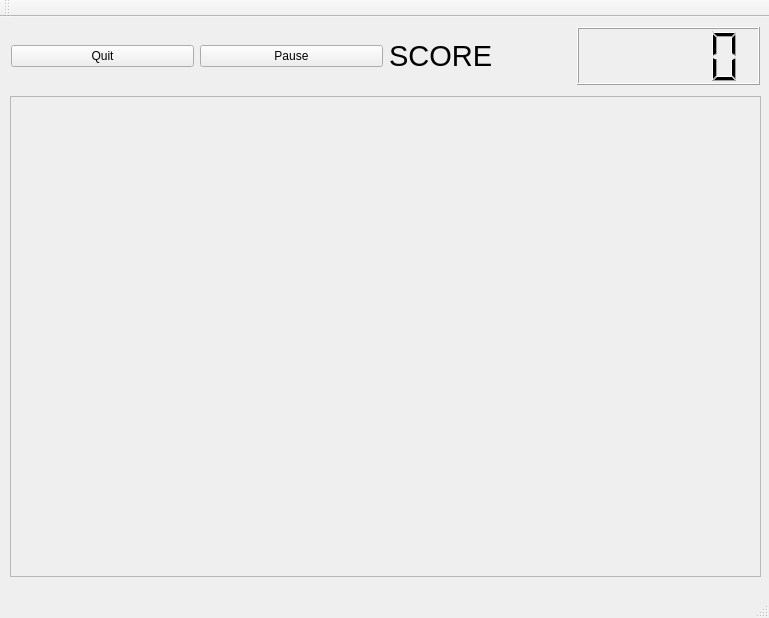
<?xml version="1.0" encoding="UTF-8"?>
<ui version="4.0">
 <class>MainWindow</class>
 <widget class="QMainWindow" name="MainWindow">
  <property name="geometry">
   <rect>
    <x>0</x>
    <y>0</y>
    <width>769</width>
    <height>618</height>
   </rect>
  </property>
  <property name="windowTitle">
   <string>PacMan</string>
  </property>
  <widget class="QWidget" name="centralWidget">
   <widget class="QStackedWidget" name="stackedWidget">
    <property name="geometry">
     <rect>
      <x>0</x>
      <y>-1</y>
      <width>771</width>
      <height>581</height>
     </rect>
    </property>
    <property name="autoFillBackground">
     <bool>false</bool>
    </property>
    <property name="currentIndex">
     <number>1</number>
    </property>
    <widget class="QWidget" name="widget_1">
     <widget class="QWidget" name="verticalLayoutWidget">
      <property name="geometry">
       <rect>
        <x>210</x>
        <y>29</y>
        <width>301</width>
        <height>511</height>
       </rect>
      </property>
      <layout class="QVBoxLayout" name="verticalLayout">
       <item>
        <widget class="QPushButton" name="startButton">
         <property name="text">
          <string>start</string>
         </property>
        </widget>
       </item>
       <item>
        <widget class="QLabel" name="label">
         <property name="font">
          <font>
           <pointsize>22</pointsize>
          </font>
         </property>
         <property name="text">
          <string>TOP SCORE</string>
         </property>
         <property name="alignment">
          <set>Qt::AlignCenter</set>
         </property>
        </widget>
       </item>
       <item>
        <widget class="QLCDNumber" name="lcdNumber"/>
       </item>
       <item>
        <spacer name="verticalSpacer">
         <property name="orientation">
          <enum>Qt::Vertical</enum>
         </property>
         <property name="sizeType">
          <enum>QSizePolicy::Preferred</enum>
         </property>
         <property name="sizeHint" stdset="0">
          <size>
           <width>20</width>
           <height>40</height>
          </size>
         </property>
        </spacer>
       </item>
       <item>
        <widget class="QPushButton" name="quitButton">
         <property name="text">
          <string>quit</string>
         </property>
        </widget>
       </item>
      </layout>
     </widget>
    </widget>
    <widget class="QWidget" name="widget_2">
     <widget class="QWidget" name="horizontalLayoutWidget">
      <property name="geometry">
       <rect>
        <x>0</x>
        <y>0</y>
        <width>771</width>
        <height>80</height>
       </rect>
      </property>
      <layout class="QHBoxLayout" name="horizontalLayout">
       <item>
        <widget class="QPushButton" name="quitButton2">
         <property name="text">
          <string>Quit</string>
         </property>
        </widget>
       </item>
       <item>
        <widget class="QPushButton" name="pauseButton">
         <property name="text">
          <string>Pause</string>
         </property>
        </widget>
       </item>
       <item>
        <widget class="QLabel" name="label_2">
         <property name="maximumSize">
          <size>
           <width>200</width>
           <height>16777215</height>
          </size>
         </property>
         <property name="font">
          <font>
           <pointsize>22</pointsize>
          </font>
         </property>
         <property name="text">
          <string>SCORE</string>
         </property>
        </widget>
       </item>
       <item>
        <widget class="QLCDNumber" name="lcdNumber_2"/>
       </item>
      </layout>
     </widget>
     <widget class="QFrame" name="board">
      <property name="geometry">
       <rect>
        <x>10</x>
        <y>80</y>
        <width>751</width>
        <height>481</height>
       </rect>
      </property>
      <property name="frameShape">
       <enum>QFrame::StyledPanel</enum>
      </property>
      <property name="frameShadow">
       <enum>QFrame::Raised</enum>
      </property>
     </widget>
    </widget>
    <widget class="QWidget" name="widget_3">
     <widget class="QWidget" name="verticalLayoutWidget_2">
      <property name="geometry">
       <rect>
        <x>99</x>
        <y>0</y>
        <width>541</width>
        <height>561</height>
       </rect>
      </property>
      <layout class="QVBoxLayout" name="verticalLayout_2">
       <item>
        <widget class="QLabel" name="label_3">
         <property name="font">
          <font>
           <pointsize>48</pointsize>
          </font>
         </property>
         <property name="text">
          <string>GAME OVER</string>
         </property>
         <property name="alignment">
          <set>Qt::AlignCenter</set>
         </property>
        </widget>
       </item>
       <item>
        <widget class="QLabel" name="label_4">
         <property name="font">
          <font>
           <pointsize>22</pointsize>
          </font>
         </property>
         <property name="text">
          <string>Final Score</string>
         </property>
         <property name="alignment">
          <set>Qt::AlignCenter</set>
         </property>
        </widget>
       </item>
       <item>
        <widget class="QLCDNumber" name="lcdNumber_3"/>
       </item>
       <item>
        <widget class="QPushButton" name="mainMenuButton">
         <property name="text">
          <string>Main Menu</string>
         </property>
        </widget>
       </item>
       <item>
        <widget class="QPushButton" name="quitButton3">
         <property name="text">
          <string>Quit</string>
         </property>
        </widget>
       </item>
      </layout>
     </widget>
    </widget>
   </widget>
  </widget>
  <widget class="QMenuBar" name="menuBar">
   <property name="geometry">
    <rect>
     <x>0</x>
     <y>0</y>
     <width>769</width>
     <height>19</height>
    </rect>
   </property>
  </widget>
  <widget class="QToolBar" name="mainToolBar">
   <attribute name="toolBarArea">
    <enum>TopToolBarArea</enum>
   </attribute>
   <attribute name="toolBarBreak">
    <bool>false</bool>
   </attribute>
  </widget>
  <widget class="QStatusBar" name="statusBar"/>
 </widget>
 <layoutdefault spacing="6" margin="11"/>
 <resources/>
 <connections/>
</ui>
